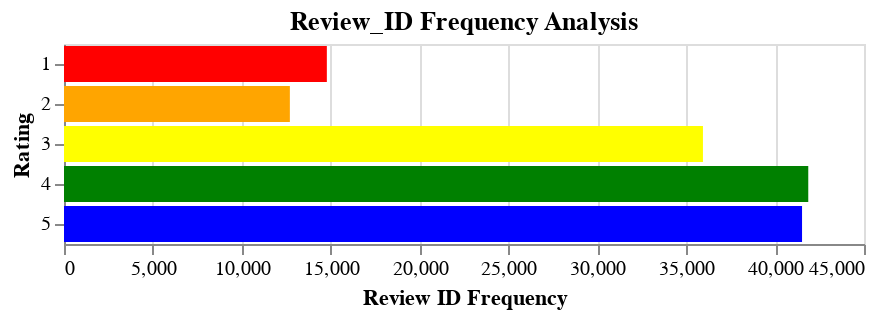

The notebook cell saved with this chart:
### Code cell
frequency_chart = alt.Chart(train_frequency_df, title='Review_ID Frequency Analysis').mark_bar().encode(
    alt.X('frequency', title="Review ID Frequency"),
    alt.Y('rating:O', title="Rating"),
    color= alt.Color('rating', legend=None, scale=alt.Scale(domain=[1, 2, 3, 4, 5], range=['red', 'orange', 'yellow', 'green', 'blue'])),
    tooltip = [ alt.Tooltip('rating'),
                alt.Tooltip('frequency')
              ]
)

frequency_chart

### Figure 1 — Vega-Lite specification as saved in the notebook (floating-point values rounded to 4 significant figures)
{"config": {"view": {"continuousWidth": 400, "continuousHeight": 300}}, "data": {"name": "data-20ed58c44fda532e28d67724bed272d8"}, "mark": "bar", "encoding": {"color": {"type": "quantitative", "field": "rating", "legend": null, "scale": {"domain": [1, 2, 3, 4, 5], "range": ["red", "orange", "yellow", "green", "blue"]}}, "tooltip": [{"type": "quantitative", "field": "rating"}, {"type": "quantitative", "field": "frequency"}], "x": {"type": "quantitative", "field": "frequency", "title": "Review ID Frequency"}, "y": {"type": "ordinal", "field": "rating", "title": "Rating"}}, "title": "Review_ID Frequency Analysis", "$schema": "https://vega.github.io/schema/vega-lite/v4.8.1.json", "datasets": {"data-20ed58c44fda532e28d67724bed272d8": [{"rating": 1, "frequency": 14785}, {"rating": 2, "frequency": 12705}, {"rating": 3, "frequency": 35941}, {"rating": 4, "frequency": 41865}, {"rating": 5, "frequency": 41515}]}}
